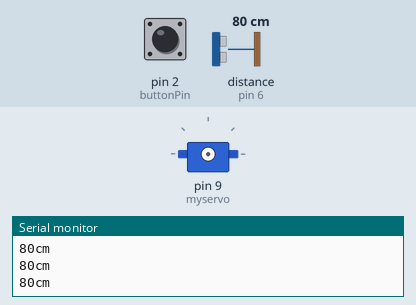
Recording of a sketch running on a simulated Arduino Uno, built with avr-gcc and run on an emulated ATmega328P. Parts: servo, the last lines printed to the serial monitor. Wiring (inferred from the names in the program): ultrasonic range finder: trigger pin 7; echo pin 6. The inputs (shaded band) are chosen by the test bench; at power-on: pin 2 (buttonPin) LOW, distance to the obstacle (sensor on pin 6) 80 cm. The echo pulse lasts 58.3 µs per cm.

Above: at 4.2 s.
4.3 s: pin 2 (buttonPin) pulled HIGH for 1 s
6.8 s: distance to the obstacle (sensor on pin 6) set to 29 cm
8.3 s: distance to the obstacle (sensor on pin 6) set to 25 cm
At 9.2 s:
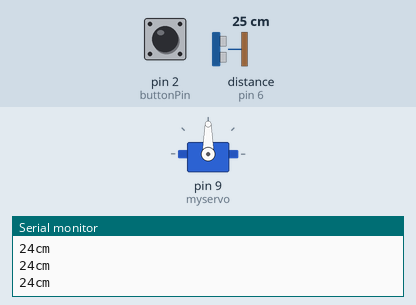
Timing chart, 0 to 11.3 s (numbered marks = the images above; inputs shaded):
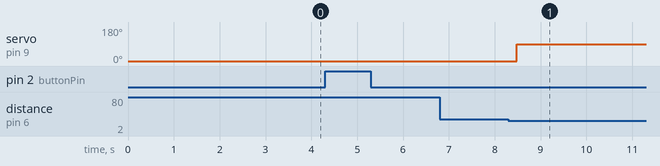

Measured:
- the behaviour switches between 27 and 26 cm on distance to the obstacle (sensor on pin 6) (found by bisection; images 0 and 1)
- after the input at 8.3 s, servo on pin 9 (myservo): 0° → 90° after 0.19 s

The sketch:

sketch_feb23b.ino
```cpp
#include <Servo.h>

#define FALL_DISTANCE_CM_THRESHOLD 25
#define FALL_DISTANCE_CM_THRESHOLD_LOW 2

const int buttonPin = 2;

// Variables will change:
int buttonState;
int lastButtonState = LOW;


unsigned long lastDebounceTime = 0;
unsigned long debounceDelay = 50;
// Sonar Pins
const int pingPin = 7; // Trigger Pin of Ultrasonic Sensor
const int echoPin = 6; // Echo Pin of Ultrasonic Sensor

Servo myservo;

//sonar outputs
long cm;

void setup() {
  Serial.begin(9600);
  // pinMode(2, INPUT_PULLUP);
  pinMode(buttonPin, INPUT);
}

void servo720Rotation(){
  myservo.attach(9);
  myservo.write(0);
  while (cm > FALL_DISTANCE_CM_THRESHOLD || cm < FALL_DISTANCE_CM_THRESHOLD_LOW){
    sonarUpdate();
  }

  myservo.write(90);
  // // delay(5000);
  myservo.detach();
}

void sonarUpdate(){
  pinMode(pingPin, OUTPUT);
  digitalWrite(pingPin, LOW);
  delayMicroseconds(2);
  digitalWrite(pingPin, HIGH);
  delayMicroseconds(10);
  digitalWrite(pingPin, LOW);
  pinMode(echoPin, INPUT);
  long duration = pulseIn(echoPin, HIGH);
  cm = microsecondsToCentimeters(duration);
  Serial.print(cm);
  Serial.print("cm");
  Serial.println();
  delay(100);
}

void loop() {
  int reading = digitalRead(buttonPin);

  // check to see if you just pressed the button
  // (i.e. the input went from LOW to HIGH), and you've waited long enough
  // since the last press to ignore any noise:

  // If the switch changed, due to noise or pressing:
  if (reading != lastButtonState) {
    // reset the debouncing timer
    lastDebounceTime = millis();
  }

  if ((millis() - lastDebounceTime) > debounceDelay) {
    // whatever the reading is at, it's been there for longer than the debounce
    // delay, so take it as the actual current state:

    // if the button state has changed:
    if (reading != buttonState) {
      buttonState = reading;

      // only toggle the LED if the new button state is HIGH
      if (buttonState == HIGH) {
        if (cm > FALL_DISTANCE_CM_THRESHOLD || cm < FALL_DISTANCE_CM_THRESHOLD_LOW) servo720Rotation();
        else Serial.println("PLEASE REMOVE THE PRODUCT FROM THE SHELF FIRST");
      }
    }
  }

  // set the LED:

  // save the reading. Next time through the loop, it'll be the lastButtonState:
  lastButtonState = reading;


  sonarUpdate();
}


long microsecondsToCentimeters(long microseconds) {
   return microseconds / 29 / 2;
}
```
